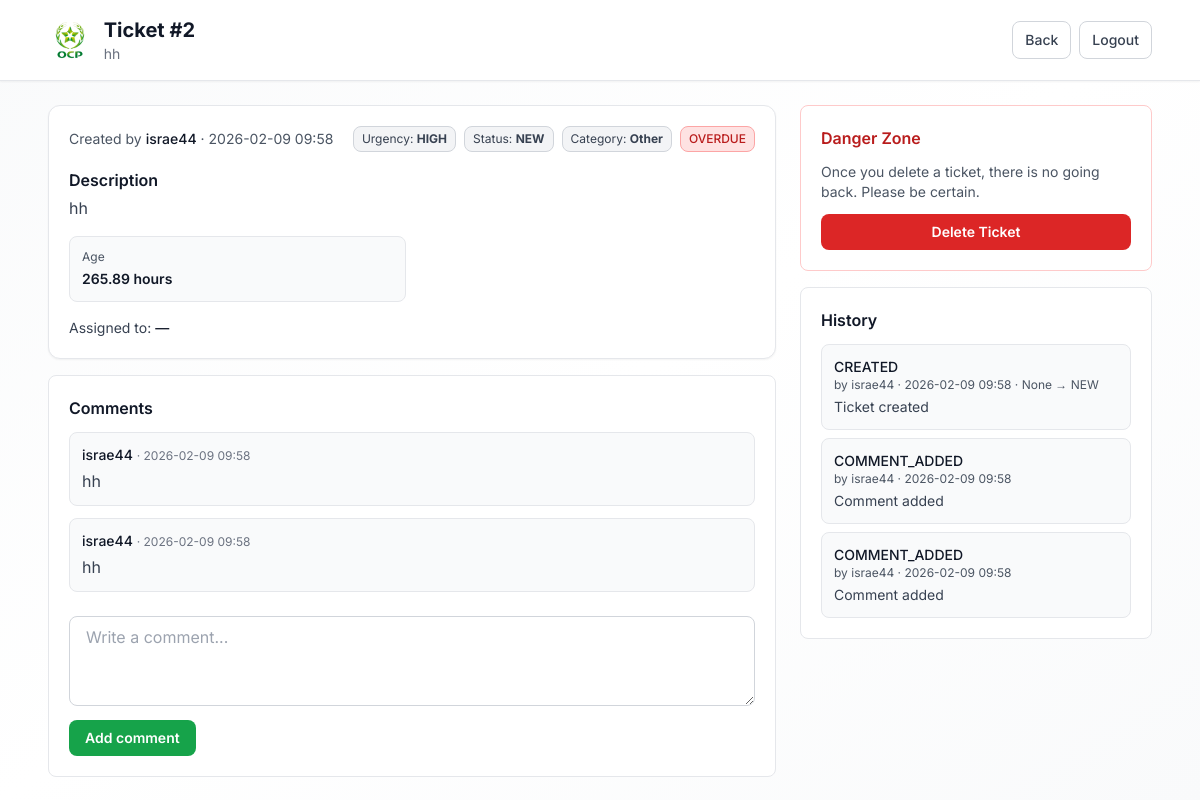
The page /tickets/2/ (signed in) on the database as committed earlier.
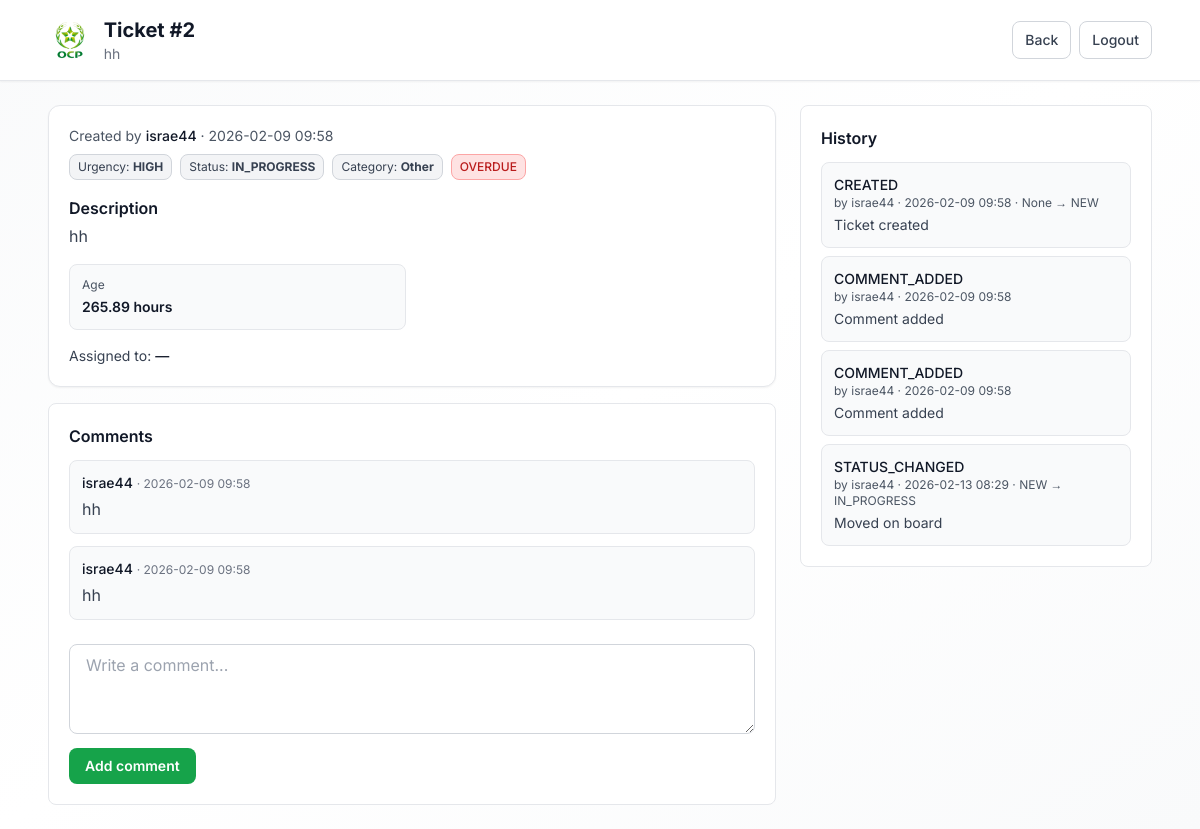
The same page on the database as committed later.
### tickets/models.py (models this page shows, shortened)
class Ticket(models.Model):
    STATUS_CHOICES = (
        ("NEW", "New"),
        ("IN_PROGRESS", "In Progress"),
        ("RESOLVED", "Resolved"),
        ("CLOSED", "Closed"),
    )
    URGENCY_CHOICES = (
        ("LOW", "Low"),
        ("MEDIUM", "Medium"),
        ("HIGH", "High"),
        ("CRITICAL", "Critical"),
    )
    CATEGORY_CHOICES = (
        ("HARDWARE", "Hardware"),
        ("SOFTWARE", "Software"),
        ("NETWORK", "Network"),
        ("ACCESS", "Access & Permissions"),
        ("EMAIL", "Email"),
        ("OTHER", "Other"),
    )
    title = models.CharField(max_length=150)
    description = models.TextField()
    category = models.CharField(
        max_length=30, choices=CATEGORY_CHOICES, default="OTHER")
    status = models.CharField(
        max_length=20, choices=STATUS_CHOICES, default="NEW")
    urgency = models.CharField(
        max_length=20, choices=URGENCY_CHOICES, default="MEDIUM")
    created_by = models.ForeignKey(
        settings.AUTH_USER_MODEL,
        on_delete=models.CASCADE,
        related_name="tickets_created"
    )
    assigned_to = models.ForeignKey(
        settings.AUTH_USER_MODEL,
        on_delete=models.SET_NULL,
        null=True,
        blank=True,
        related_name="tickets_assigned"
    )
    created_at = models.DateTimeField(auto_now_add=True)
    updated_at = models.DateTimeField(auto_now=True)
    resolved_at = models.DateTimeField(null=True, blank=True)
    closed_at = models.DateTimeField(null=True, blank=True)
    sla_response_time = models.IntegerField(
        null=True, blank=True)  # Time until first response
    sla_resolution_time = models.IntegerField(
        null=True, blank=True)  # Time until resolved
    @property
    def time_to_resolve(self):
        if self.resolved_at:
            delta = self.resolved_at - self.created_at
            return round(delta.total_seconds() / 3600, 2)
        return None
    @property
    def age_in_hours(self):
        delta = timezone.now() - self.created_at
        return round(delta.total_seconds() / 3600, 2)
    @property
    def is_overdue(self):
        if self.status in ["RESOLVED", "CLOSED"]:
            return False
        sla_hours = {
            "CRITICAL": 4,
            "HIGH": 24,
            "MEDIUM": 72,
            "LOW": 168,
        }
        max_hours = sla_hours.get(self.urgency, 72)
        return self.age_in_hours > max_hours

class Comment(models.Model):
    ticket = models.ForeignKey(
        Ticket, on_delete=models.CASCADE, related_name="comments")
    author = models.ForeignKey(
        settings.AUTH_USER_MODEL, on_delete=models.CASCADE)
    content = models.TextField()
    created_at = models.DateTimeField(auto_now_add=True)

class TicketHistory(models.Model):
    ACTION_CHOICES = (
        ("CREATED", "Created"),
        ("ASSIGNED", "Assigned"),
        ("STATUS_CHANGED", "Status Changed"),
        ("COMMENT_ADDED", "Comment Added"),
        ("CLOSED", "Closed"),
    )
    ticket = models.ForeignKey(
        Ticket, on_delete=models.CASCADE, related_name="history")
    actor = models.ForeignKey(settings.AUTH_USER_MODEL,
                              on_delete=models.CASCADE)
    action = models.CharField(max_length=30, choices=ACTION_CHOICES)
    from_status = models.CharField(max_length=20, blank=True, null=True)
    to_status = models.CharField(max_length=20, blank=True, null=True)
    note = models.CharField(max_length=255, blank=True, null=True)
    created_at = models.DateTimeField(auto_now_add=True)

### users/models.py (models this page shows, shortened)
class User(AbstractUser):
    ROLE_CHOICES = (
        ("user", "Utilisateur"),
        ("technician", "Technicien"),
        ("admin", "Administrateur"),
    )
    role = models.CharField(max_length=20, choices=ROLE_CHOICES, default="user")
    speciality = models.CharField(max_length=80, blank=True, null=True)

### tickets/views.py (the view)
# urls.py: path("tickets/<int:ticket_id>/", views.ticket_detail, name="ticket_detail"),
@login_required
def ticket_detail(request, ticket_id):
    t = get_object_or_404(Ticket, id=ticket_id)
    if request.user.role == "user" and t.created_by != request.user:
        return HttpResponseForbidden("Access denied")
    if request.user.role == "technician" and t.assigned_to != request.user:
        return HttpResponseForbidden("Access denied")
    technicians = User.objects.filter(role="technician").order_by(
        "username") if request.user.role == "admin" else None
    return render(request, "tickets/detail.html", {
        "ticket": t,
        "technicians": technicians
    })

### templates/tickets/detail.html (shortened to what the changed rows need)
{% load static %}
<!doctype html>
<html lang="en">
<head>
  <script src="https://cdn.tailwindcss.com"></script>
</head>
<body class="min-h-screen bg-gradient-to-br from-gray-50 via-white to-gray-50">
  <header class="border-b border-gray-200 bg-white shadow-sm">
    <div class="max-w-6xl mx-auto px-6 py-4 flex items-center justify-between">
      <div class="flex items-center gap-3">
        <div>
          <h1 class="text-xl font-bold text-gray-900">Ticket #{{ ticket.id }}</h1>
          <p class="text-gray-500 text-sm">{{ ticket.title }}</p>
        </div>
      </div>
    </div>
  </header>
  <main class="max-w-6xl mx-auto px-6 py-6 grid grid-cols-1 lg:grid-cols-3 gap-6">
    <section class="lg:col-span-2 space-y-4">
      <div class="rounded-xl bg-white border border-gray-200 p-5 shadow-sm">
        <div class="flex flex-wrap items-center gap-2 justify-between">
          <div class="text-sm text-gray-600">
            Created by <span class="font-medium text-gray-900">{{ ticket.created_by.username }}</span>
            · {{ ticket.created_at|date:"Y-m-d H:i" }}
          </div>
          <div class="flex gap-2 text-xs">
            <span class="px-2 py-1 rounded-lg bg-gray-100 border border-gray-300 text-gray-700">Urgency: <b>{{ ticket.urgency }}</b></span>
            <span class="px-2 py-1 rounded-lg bg-gray-100 border border-gray-300 text-gray-700">Status: <b>{{ ticket.status }}</b></span>
            <span class="px-2 py-1 rounded-lg bg-gray-100 border border-gray-300 text-gray-700">Category: <b>{{ ticket.get_category_display }}</b></span>
            {% if ticket.is_overdue %}
            <span class="px-2 py-1 rounded-lg bg-red-100 border border-red-300 text-red-700 font-medium">OVERDUE</span>
            {% endif %}
          </div>
        </div>
        <div class="mt-4">
          <h3 class="font-semibold text-gray-900 mb-1">Description</h3>
          <p class="text-gray-700 whitespace-pre-line">{{ ticket.description }}</p>
        </div>
        <div class="mt-4 grid grid-cols-2 gap-3 text-sm">
          <div class="rounded-lg bg-gray-50 border border-gray-200 p-3">
            <div class="text-gray-600 text-xs mb-1">Age</div>
            <div class="font-semibold text-gray-900">{{ ticket.age_in_hours }} hours</div>
          </div>
        </div>
      </div>
      <div class="rounded-lg bg-white border border-gray-200 p-5">
        <div class="space-y-3">
          {% for c in ticket.comments.all %}
            <div class="rounded-lg bg-gray-50 border border-gray-200 p-3">
              <div class="text-sm font-medium text-gray-900">{{ c.author.username }}
                <span class="text-xs text-gray-500 font-normal">· {{ c.created_at|date:"Y-m-d H:i" }}</span>
              </div>
              <div class="text-gray-700 mt-1 whitespace-pre-line">{{ c.content }}</div>
            </div>
          {% empty %}
            <div class="text-gray-500 text-sm">No comments yet.</div>
          {% endfor %}
        </div>
      </div>
    </section>
    <aside class="space-y-4">
      {% if request.user.role == "admin" %}
      <div class="rounded-lg bg-white border border-red-200 p-5">
        <h3 class="font-semibold text-red-700 mb-3">Danger Zone</h3>
        <p class="text-sm text-gray-600 mb-3">Once you delete a ticket, there is no going back. Please be certain.</p>
        <form method="POST" action="{% url 'ticket_delete' ticket.id %}" onsubmit="return confirm('Are you sure you want to delete this ticket? This action cannot be undone.');">
          {% csrf_token %}
          <button type="submit" class="w-full px-4 py-2 rounded-lg bg-red-600 hover:bg-red-700 text-white text-sm font-semibold">
            Delete Ticket
          </button>
        </form>
      </div>
      {% elif request.user == ticket.created_by and ticket.status == "NEW" and not ticket.assigned_to %}
      <div class="rounded-lg bg-white border border-red-200 p-5">
        <h3 class="font-semibold text-red-700 mb-3">Danger Zone</h3>
        <p class="text-sm text-gray-600 mb-3">Once you delete a ticket, there is no going back. Please be certain.</p>
        <form method="POST" action="{% url 'ticket_delete' ticket.id %}" onsubmit="return confirm('Are you sure you want to delete this ticket? This action cannot be undone.');">
          <button type="submit" class="w-full px-4 py-2 rounded-lg bg-red-600 hover:bg-red-700 text-white text-sm font-semibold">
            Delete Ticket
          </button>
        </form>
      </div>
      {% endif %}
      <div class="rounded-lg bg-white border border-gray-200 p-5">
        <div class="space-y-2 text-sm">
          {% for h in ticket.history.all %}
            <div class="rounded-lg bg-gray-50 border border-gray-200 p-3">
              <div class="font-medium text-gray-900">{{ h.action }}</div>
              <div class="text-gray-600 text-xs">
                by {{ h.actor.username }} · {{ h.created_at|date:"Y-m-d H:i" }}
                {% if h.from_status or h.to_status %}
                  · {{ h.from_status }} → {{ h.to_status }}
                {% endif %}
              </div>
              {% if h.note %}
                <div class="text-gray-700 mt-1">{{ h.note }}</div>
              {% endif %}
            </div>
          {% empty %}
            <div class="text-gray-500 text-sm">No history yet.</div>
          {% endfor %}
        </div>
      </div>
    </aside>
  </main>
</body>
</html>

Rows that differ between the two databases and show on the page:
changed Ticket "hh": status "NEW" → "IN_PROGRESS"
added TicketHistory: action "STATUS_CHANGED", actor.username "israe44", created_at "2026-02-13 08:29", from_status "NEW", to_status "IN_PROGRESS", note "Moved on board"
Other text that changed with them:
text no longer shown: "Danger Zone Once you delete a ticket, there is no going back. Please be certain. Delete Ticket"
